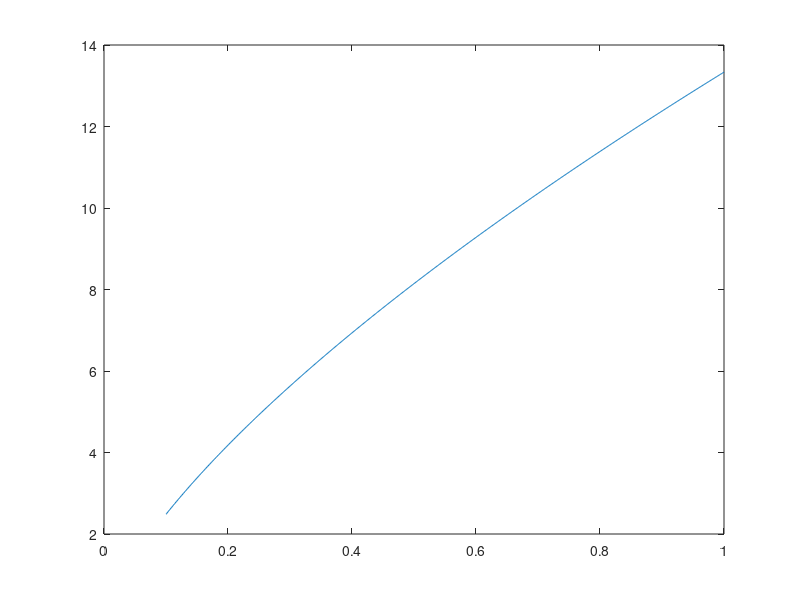

MATLAB code to generate this figure:
clear all 
clc
# http://www.csun.edu/~lcaretto/me309/21-nsodeSystems.pdf      (ODE System by RK4)
function f=boundary2(x,y)
  ref=y
  ref(ref>1)=1;
  ref(ref<1)=0;
  ref=ref-[ref(1,2:length(ref)),0];
  ref(1,1)=0;
  ref(1,length(ref))=0;
  f=x(find(ref));
end
f1=[0.1:0.001:1];

f1copy=f1;
f2=f1*0;
f2copy=f2;
f3=f1*0;
f3copy=f3;
sep=0.002
x=[1:sep:10];
for i =1:length(x);
  f1k1=sep*(-f1.*f3);
  f2k1=sep*f1;
  f3k1=sep*f2;
  f1k2=sep*(-(f1+0.5*f1k1).*(f3+0.5*f3k1));
  f2k2=sep*(f1+0.5*f1k1);
  f3k2=sep*(f2+0.5*f2k1);
  f1k3=sep*(-(f1+0.5*f1k2).*(f3+0.5*f3k2));
  f2k3=sep*(f1+0.5*f1k2);
  f3k3=sep*(f2+0.5*f2k2);
  f1k4=sep*(-(f1+f1k3).*(f3+f3k3));
  f2k4=sep*(f1+f1k3);
  f3k4=sep*(f2+f2k3);
  f1=f1+1/6*f1k1+1/3*(f1k2+f1k3)+1/6*f1k4;
  f2=f2+1/6*f2k1+1/3*(f2k2+f2k3)+1/6*f2k4;
  f3=f3+1/6*f3k1+1/3*(f3k2+f3k3)+1/6*f3k4;
 
  
end
plot(f1copy,f3)
b=boundary2(f1copy,f2)

